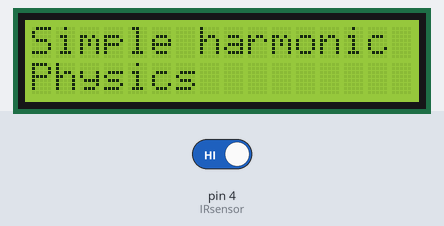
A sketch run on a simulated Arduino Uno, built with avr-gcc and run on an emulated ATmega328P. On the bench: 16×2 character LCD. The inputs (shaded band) are chosen by the test bench; at power-on: pin 4 (IRsensor) HIGH. What the sketch prints to the serial monitor is not drawn.

Above: at 1.2 s.
1.3 s: pin 4 (IRsensor) driven LOW
At 1.43 s:
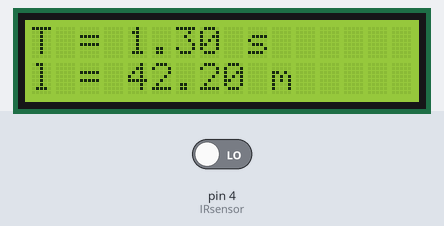
At 2.3 s:
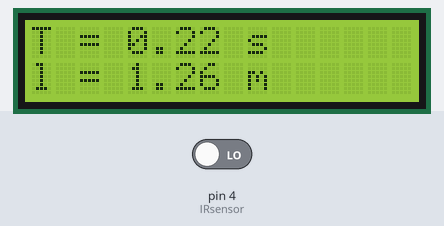
Timing chart, 0 to 4.3 s (numbered marks = the images above; inputs shaded):
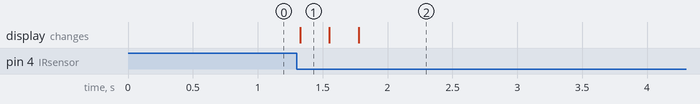

The sketch:

MAIN.ino
```cpp
#include <LiquidCrystal_PCF8574.h>
#include <Wire.h>


LiquidCrystal_PCF8574 lcd(0x27);

unsigned long pretime;
unsigned long currtime;
unsigned long timePeriod;
boolean flag = true;
const int IRsensor = 4;

void setup(){
  Serial.begin(9600);
  pinMode(IRsensor, INPUT);
  pretime = micros();
  lcd.begin(16,2);//tft.init(INITR_GREENTAB);
  lcd.print("Simple harmonic motion");
  lcd.setCursor(0,1);
  lcd.print("Physics");

}
void loop(){
  int IR = digitalRead(4);
  lcd.setBacklight(255);
  if (IR==0) // ถ้าเจอลูกตุ้ม
  {
    if (flag == true) //ถ้าสัญลักษณ์ไม่ซ้ำ
    {
    lcd.clear();

    currtime = micros();
    timePeriod = currtime-pretime;
    pretime = currtime;
    flag = !flag;

   //////////////////////////////////////////////////////////////////////////////////////////////////////////////////////////////////
   double convert  = timePeriod/1000;

   lcd.setCursor(0,0);
   double T = convert/1000;
   const double pie = 3.141;
   const double g = 9.81;
   double L = ((pow(T,2)*g)/(4*(pow(pie,2))))*100;


   lcd.print("T = ");
   lcd.print(T);
   lcd.print(" s");
   lcd.setCursor(0,1);
   lcd.print("l = ");
   lcd.print(L);
   lcd.print(" m");
  //////////////////////////////////////////////////////////////////////////////////// T = XX ms /////////////////////////////


    //Serial.println(timePeriod/1000);
    Serial.println(L);
    delay(100);

    }
    else{ //ถ้าซ้ำ
      flag = !flag;
      delay(100);
    }
  }
}
```

Measured:
- after the input at 1.3 s, the display: changes at once (image 1)
